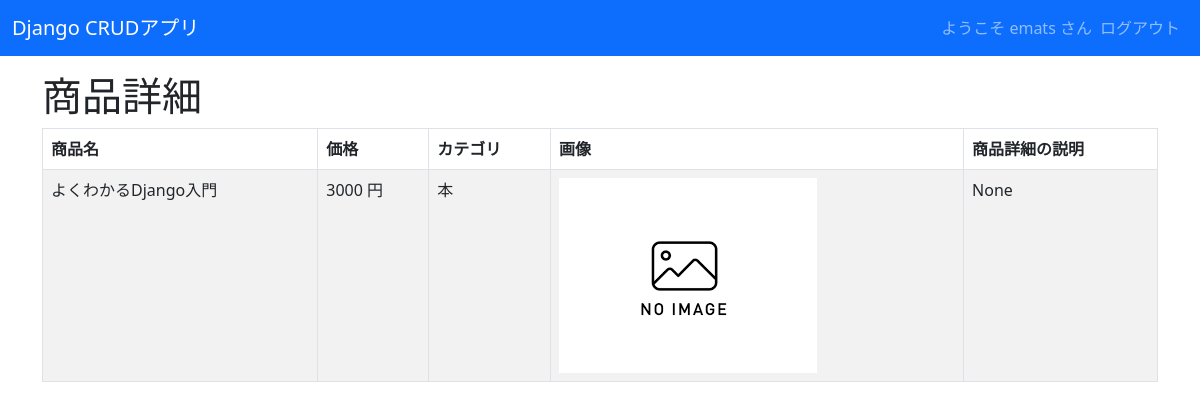
The app's page /crud/detail/1 (signed in) with its own data.
### crud/models.py (models this page shows, shortened)
class Product(models.Model):
     name = models.CharField(max_length=200)
     price = models.PositiveIntegerField()
     category = models.ForeignKey(Category, on_delete=models.CASCADE)
     img = models.ImageField(blank=True, default='noImage.png')
     explanation = models.TextField(blank=True, null=True)

class Category(models.Model):
     name = models.CharField(max_length=200)
     def __str__(self):
         return self.name

### crud/views.py (the view)
# urls.py: path('crud/detail/<int:pk>', views.ProductDetailView.as_view(), name="detail")
class ProductDetailView(LoginRequiredMixin, DetailView):
     model = Product

### crud/templates/crud/product_detail.html (shortened to what this page needs)
{% extends "base.html" %}
{% block content %}
<h1>商品詳細</h1>
<table class="table table-striped table-hover table-bordered">
    <thead>
        <tr>
            <th>商品名</th>
            <th>価格</th>
            <th>カテゴリ</th>
            <th>画像</th>
            <th>商品詳細の説明</th>
        </tr>
    </thead>
    <tr>
        <td>{{ object.name }}</td>
        <td>{{ object.price }} 円</td>
        <td>{{ object.category }}</td>
        <td><img src="{{ object.img.url }}" style="width:100px height:auto;"></td>
        <td>{{ object.explanation }}</td>
    </tr>
</table>
{% endblock %}

### crud/templates/base.html (shortened to what this page needs)
<!DOCTYPE html>
<html lang="ja">
<head>
    <link href="https://cdn.jsdelivr.net/npm/bootstrap@5.3.0-alpha3/dist/css/bootstrap.min.css" rel="stylesheet">
</head>
<body>
    <nav class="navbar navbar-expand-lg navbar-dark bg-primary" style="margin-bottom: 1rem;">
        <div class="container-fluid">
            <a class="navbar-brand" href="{% url 'list' %}">Django CRUDアプリ</a>
            <div class="collapse navbar-collapse" id="navbarNav">
                <ul class="navbar-nav ms-auto">
                    {% if request.user.is_authenticated %}
                    <span class="navbar-text">
                        ようこそ {{ user.get_username }} さん
                    </span>
                    <li class="nav-item">
                        <a class="nav-link" href="{% url 'logout' %}">ログアウト</a>
                    </li>
                    {% else %}
                    <li class="nav-item">
                        <a class="nav-link" href="{% url 'login' %}">ログイン</a>
                    </li>
                    {% endif %}
                </ul>
            </div>
        </div>
    </nav>
    <div class="container">
        {% block content %}{% endblock %}
    </div>
</body>
</html>

### records on screen
Product: name "よくわかるDjango入門", price "3000", category "本", img (placeholder picture), explanation "None"

### other values on screen
{{ user.get_username }} "emats"
